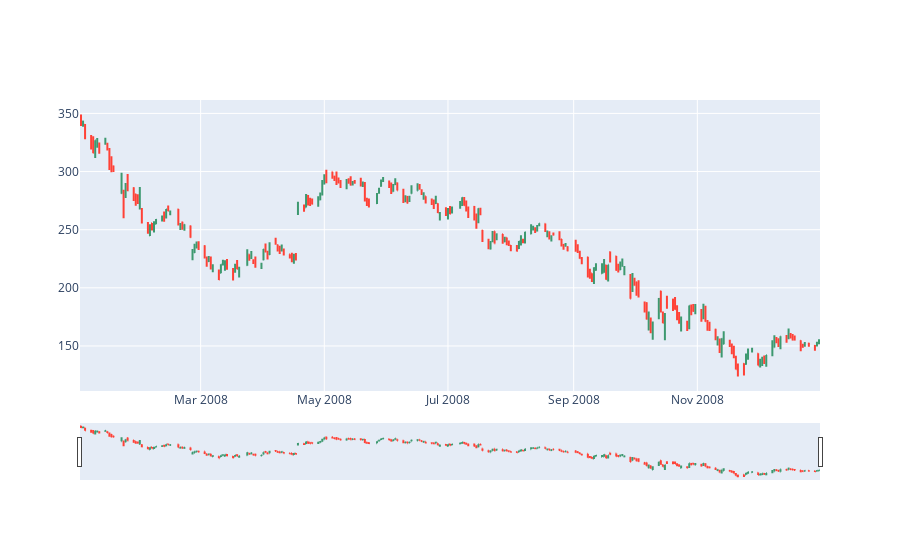

The notebook cell saved with this chart:
### Code cell
# OHLC chart of 2008
trace = go.Ohlc(x=google['2008'].index,
                open=google['2008'].Open,
                high=google['2008'].High,
                low=google['2008'].Low,
                close=google['2008'].Close)
data = [trace]
iplot(data, filename='simple_ohlc')

### Figure 1 — Plotly figure (JSON) as saved in the notebook; plotly's stock layout.template omitted (floating-point values rounded to 4 significant figures; data arrays with more than 128 entries replaced by an {"elided": "..."} marker saying what was removed)
{"data": [{"close": {"elided": "253 float values"}, "high": {"elided": "253 float values"}, "low": {"elided": "253 float values"}, "open": {"elided": "253 float values"}, "type": "ohlc", "x": {"elided": "253 str values"}}], "layout": {}}
